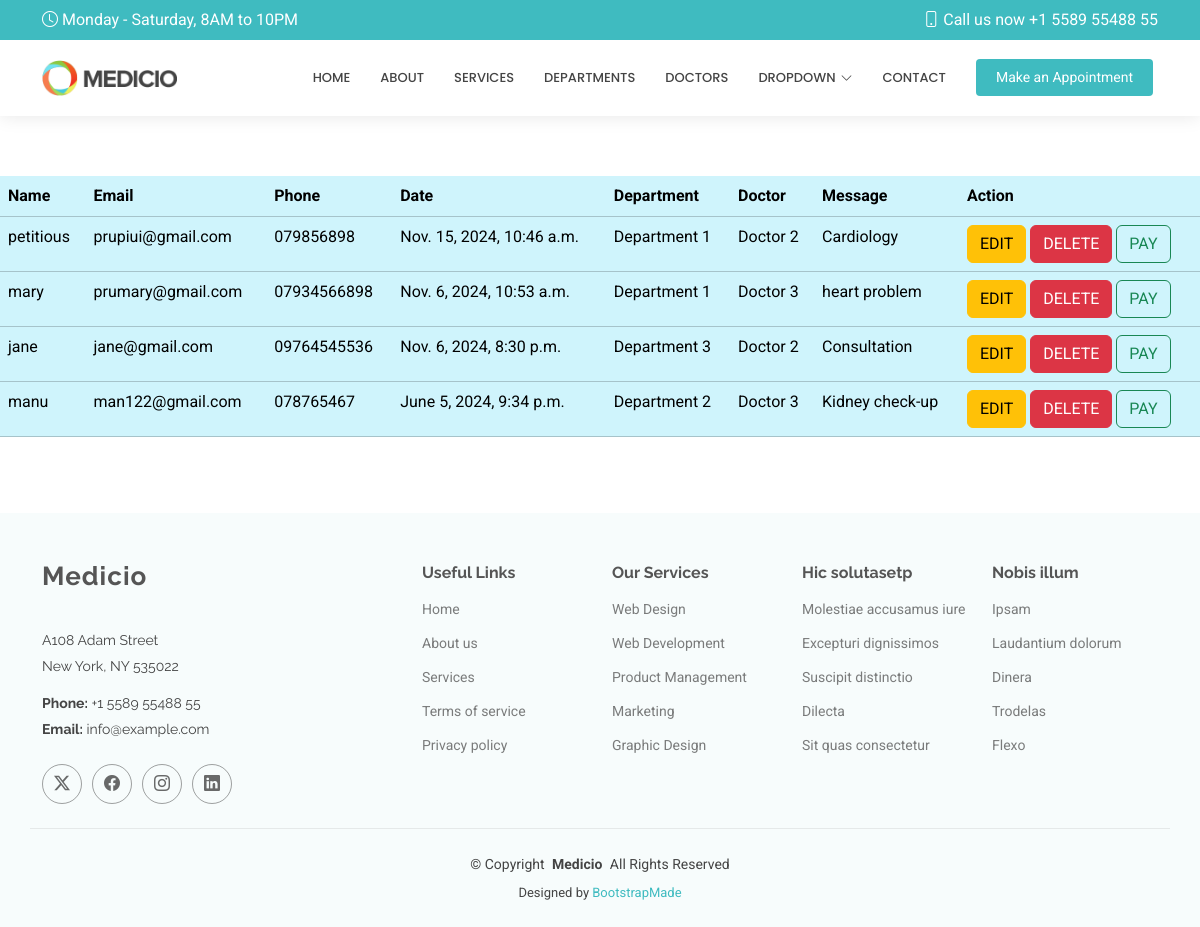
Page /show/ on the committed database.
### myapp/models.py (models this page shows, shortened)
class Appointment(models.Model):
    name = models.CharField(max_length=200)
    email = models.EmailField()
    phone = models.CharField(max_length=20)
    date = models.DateTimeField()
    department = models.CharField(max_length=200)
    doctor = models.CharField(max_length=200)
    message = models.TextField()

### myapp/views.py (the view)
# urls.py: path('show/', views.show,name='show'),
def show(request):
    allappointments = Appointment.objects.all()
    return render(request, 'show.html', {'appointment' :allappointments})

### templates/show.html
{% extends 'starter-page.html' %}
{% load static %}
{% block body %}
    <table class="table table-info " >
    <tr>
        <th>Name</th>
        <th>Email</th>
        <th>Phone</th>
        <th>Date</th>
        <th>Department</th>
        <th>Doctor</th>
        <th>Message</th>
        <th>Action</th>
    </tr>
    {% for x in  appointment%}
        <tr>
            <td>{{ x.name }}</td>
            <td>{{ x.email }}</td>
            <td>{{ x.phone }}</td>
            <td>{{ x.date }}</td>
            <td>{{ x.department }}</td>
            <td>{{ x.doctor }}</td>
            <td>{{ x.message }}</td>
            <td>
                <a href="/edit/{{ x.id }}" class="btn btn-warning">EDIT</a>
                <a href="/delete/{{ x.id }}" class="btn btn-danger">DELETE</a>
                <a href="" class="btn btn-outline-success">PAY</a>
            </td>
        </tr>
    {% endfor %}
    </table>
{% endblock %}

### static/assets/css/main.css (style rules this page uses)
:root { --default-font: "Roboto", system-ui, -apple-system, "Segoe UI", Roboto, "Helvetica Neue", Arial, "Noto Sans", "Liberation Sans", sans-serif, "Apple Color Emoji", "Segoe UI Emoji", "Segoe UI Symbol", "Noto Color Emoji"; --heading-font: "Raleway", sans-serif; --nav-font: "Poppins", sans-serif; }
:root { --background-color: #ffffff; --default-color: #444444; --heading-color: #555555; --accent-color: #3fbbc0; --surface-color: #ffffff; --contrast-color: #ffffff; }
:root { --nav-color: #444444; --nav-hover-color: #3fbbc0; --nav-mobile-background-color: #ffffff; --nav-dropdown-background-color: #ffffff; --nav-dropdown-color: #444444; --nav-dropdown-hover-color: #3fbbc0; }
:root { scroll-behavior: smooth; }
body { color: var(--default-color); background-color: var(--background-color); font-family: var(--default-font); }
a { color: var(--accent-color); text-decoration: none; transition: 0.3s; }

### rows in the picture
Appointment: name "petitious", email "prupiui@gmail.com", phone "079856898", date "Nov. 15, 2024, 10:46 a.m.", department "Department 1", doctor "Doctor 2", message "Cardiology"
Appointment: name "mary", email "prumary@gmail.com", phone "07934566898", date "Nov. 6, 2024, 10:53 a.m.", department "Department 1", doctor "Doctor 3", message "heart problem"
Appointment: name "jane", email "jane@gmail.com", phone "09764545536", date "Nov. 6, 2024, 8:30 p.m.", department "Department 3", doctor "Doctor 2", message "Consultation"
Appointment: name "manu", email "man122@gmail.com", phone "078765467", date "June 5, 2024, 9:34 p.m.", department "Department 2", doctor "Doctor 3", message "Kidney check-up"
